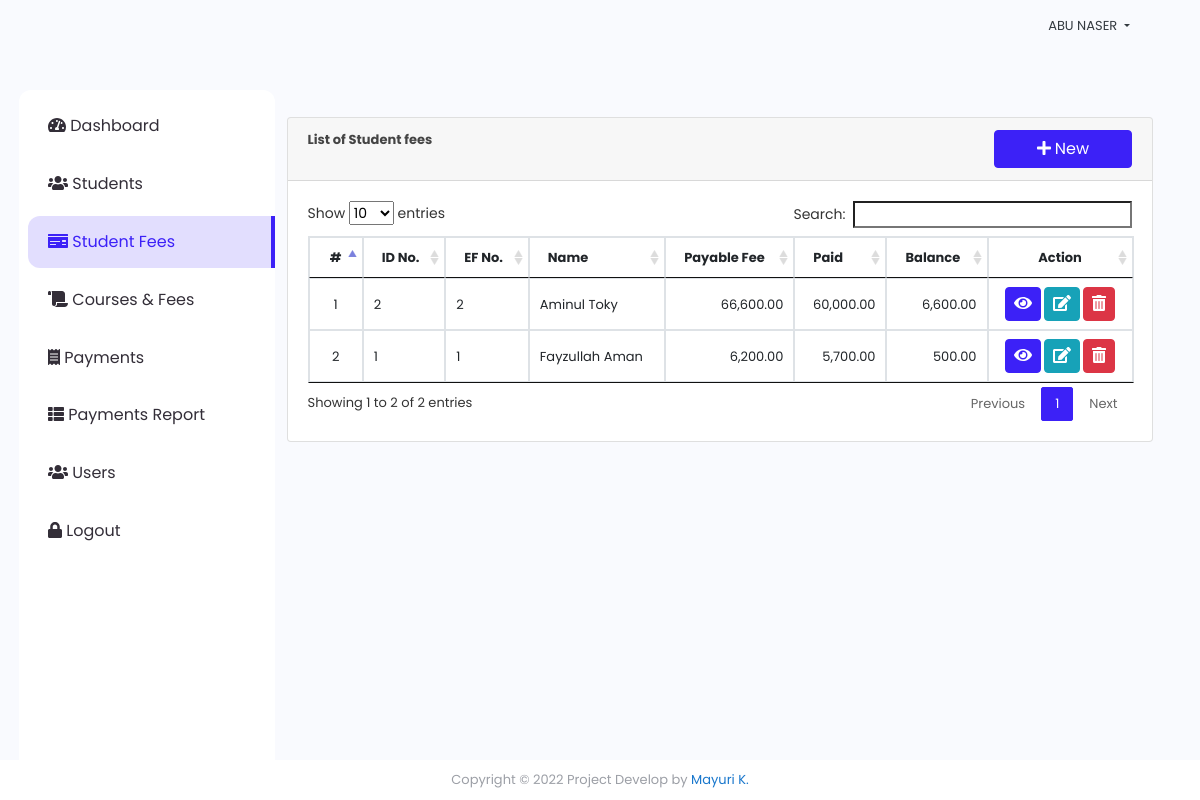
/click_fees/index.php?page=fees (signed in), run on the app's committed database.
### tables this page shows
CREATE TABLE `student_ef_list` (
  `id` int(30) NOT NULL,
  `student_id` int(30) NOT NULL,
  `ef_no` varchar(200) NOT NULL,
  `course_id` int(30) NOT NULL,
  `total_fee` float NOT NULL,
  `date_created` datetime NOT NULL DEFAULT current_timestamp()
);

CREATE TABLE `student` (
  `id` int(30) NOT NULL,
  `id_no` varchar(100) NOT NULL,
  `name` text NOT NULL,
  `contact` varchar(100) NOT NULL,
  `address` text NOT NULL,
  `email` varchar(200) NOT NULL,
  `date_created` datetime NOT NULL DEFAULT current_timestamp()
);

### click_fees/fees.php (the view, shortened to what this page needs)
<?php include('db_connect.php');?>
<div class="container-fluid">
	<div class="col-lg-12">
		<div class="row">
			<div class="col-md-12">
				<div class="card">
					<div class="card-header">
						<b>List of Student fees </b>
						<span class="float:right"><a class="btn btn-primary col-sm-6 col-md-2 float-right" href="javascript:void(0)" id="new_fees">
					<i class="fa fa-plus"></i> New
				</a></span>
					</div>
					<div class="card-body">
						<table class="table table-condensed table-bordered table-hover">
							<thead>
								<tr>
									<th class="text-center">#</th>
									<th class="">ID No.</th>
									<th class="">EF No.</th>
									<th class="">Name</th>
									<th class="">Payable Fee</th>
									<th class="">Paid</th>
									<th class="">Balance</th>
									<th class="text-center">Action</th>
								</tr>
							</thead>
							<tbody>
								<?php
								$i = 1;
								$fees = $conn->query("SELECT ef.*,s.name as sname,s.id_no FROM student_ef_list ef inner join student s on s.id = ef.student_id order by s.name asc ");
								while($row=$fees->fetch_assoc()):
									$paid = $conn->query("SELECT sum(amount) as paid FROM payments where ef_id=".$row['id']);
									$paid = $paid->num_rows > 0 ? $paid->fetch_array()['paid']:'';
									$balance = $row['total_fee'] - $paid;
								?>
								<tr>
									<td class="text-center"><?php echo $i++ ?></td>
									<td>
										<p> <?php echo $row['id_no'] ?></p>
									</td>
									<td>
										<p> <?php echo $row['ef_no'] ?></p>
									</td>
									<td>
										<p> <?php echo ucwords($row['sname']) ?></p>
									</td>
									<td class="text-right">
										<p><?php echo number_format($row['total_fee'],2) ?></p>
									</td>
									<td class="text-right">
										<p><?php echo number_format($paid,2) ?></p>
									<td class="text-right">
										<p><?php echo number_format($balance,2) ?></p>
									</td>
									<td class="text-center">
										<button class="btn btn-primary view_payment" type="button" data-id="<?php echo $row['id'] ?>"><i class="fa fa-eye"></i></button>
										<button class="btn btn-info edit_fees" type="button" data-id="<?php echo $row['id'] ?>" ><i class="fa fa-edit"></i></button>
										<button class="btn btn-danger delete_fees" type="button" data-id="<?php echo $row['id'] ?>"><i class="fa fa-trash-alt"></i></button>
									</td>
								</tr>
								<?php endwhile; ?>
							</tbody>
						</table>
					</div>
				</div>
			</div>
		</div>
	</div>
</div>

### click_fees/assets/css/style.css (style rules this page uses)
body { font-family: "Poppins", sans-serif; color: #444444; width: 100%; height: calc(100%); font-size: .813rem; background-color: #f9fafe; }
a { color: #1977cc; }
.btn-primary { color: #fff; background-color: #3c21f7; border-color: #3c21f7; }
.btn.edit_course, .btn.delete_course, .btn.view_payment, .btn.edit_fees, .btn.delete_fees, .btn.edit_student, .btn.delete_student, .btn.edit_payment, .btn.delete_payment { padding: 4px 8px; }

### click_fees/fees.php (style rules this page uses)
td { vertical-align: middle !important; }
td p { margin: unset }

### data on the page
student_ef_list: student.id_no "2", ef_no "2", student.name "Aminul Toky", total_fee "66,600.00", paid "60,000.00", balance "6,600.00"
student_ef_list: student.id_no "1", ef_no "1", student.name "Fayzullah Aman", total_fee "6,200.00", paid "5,700.00", balance "500.00"

### other printed values
$_SESSION['login_name'] "ABU NASER"
